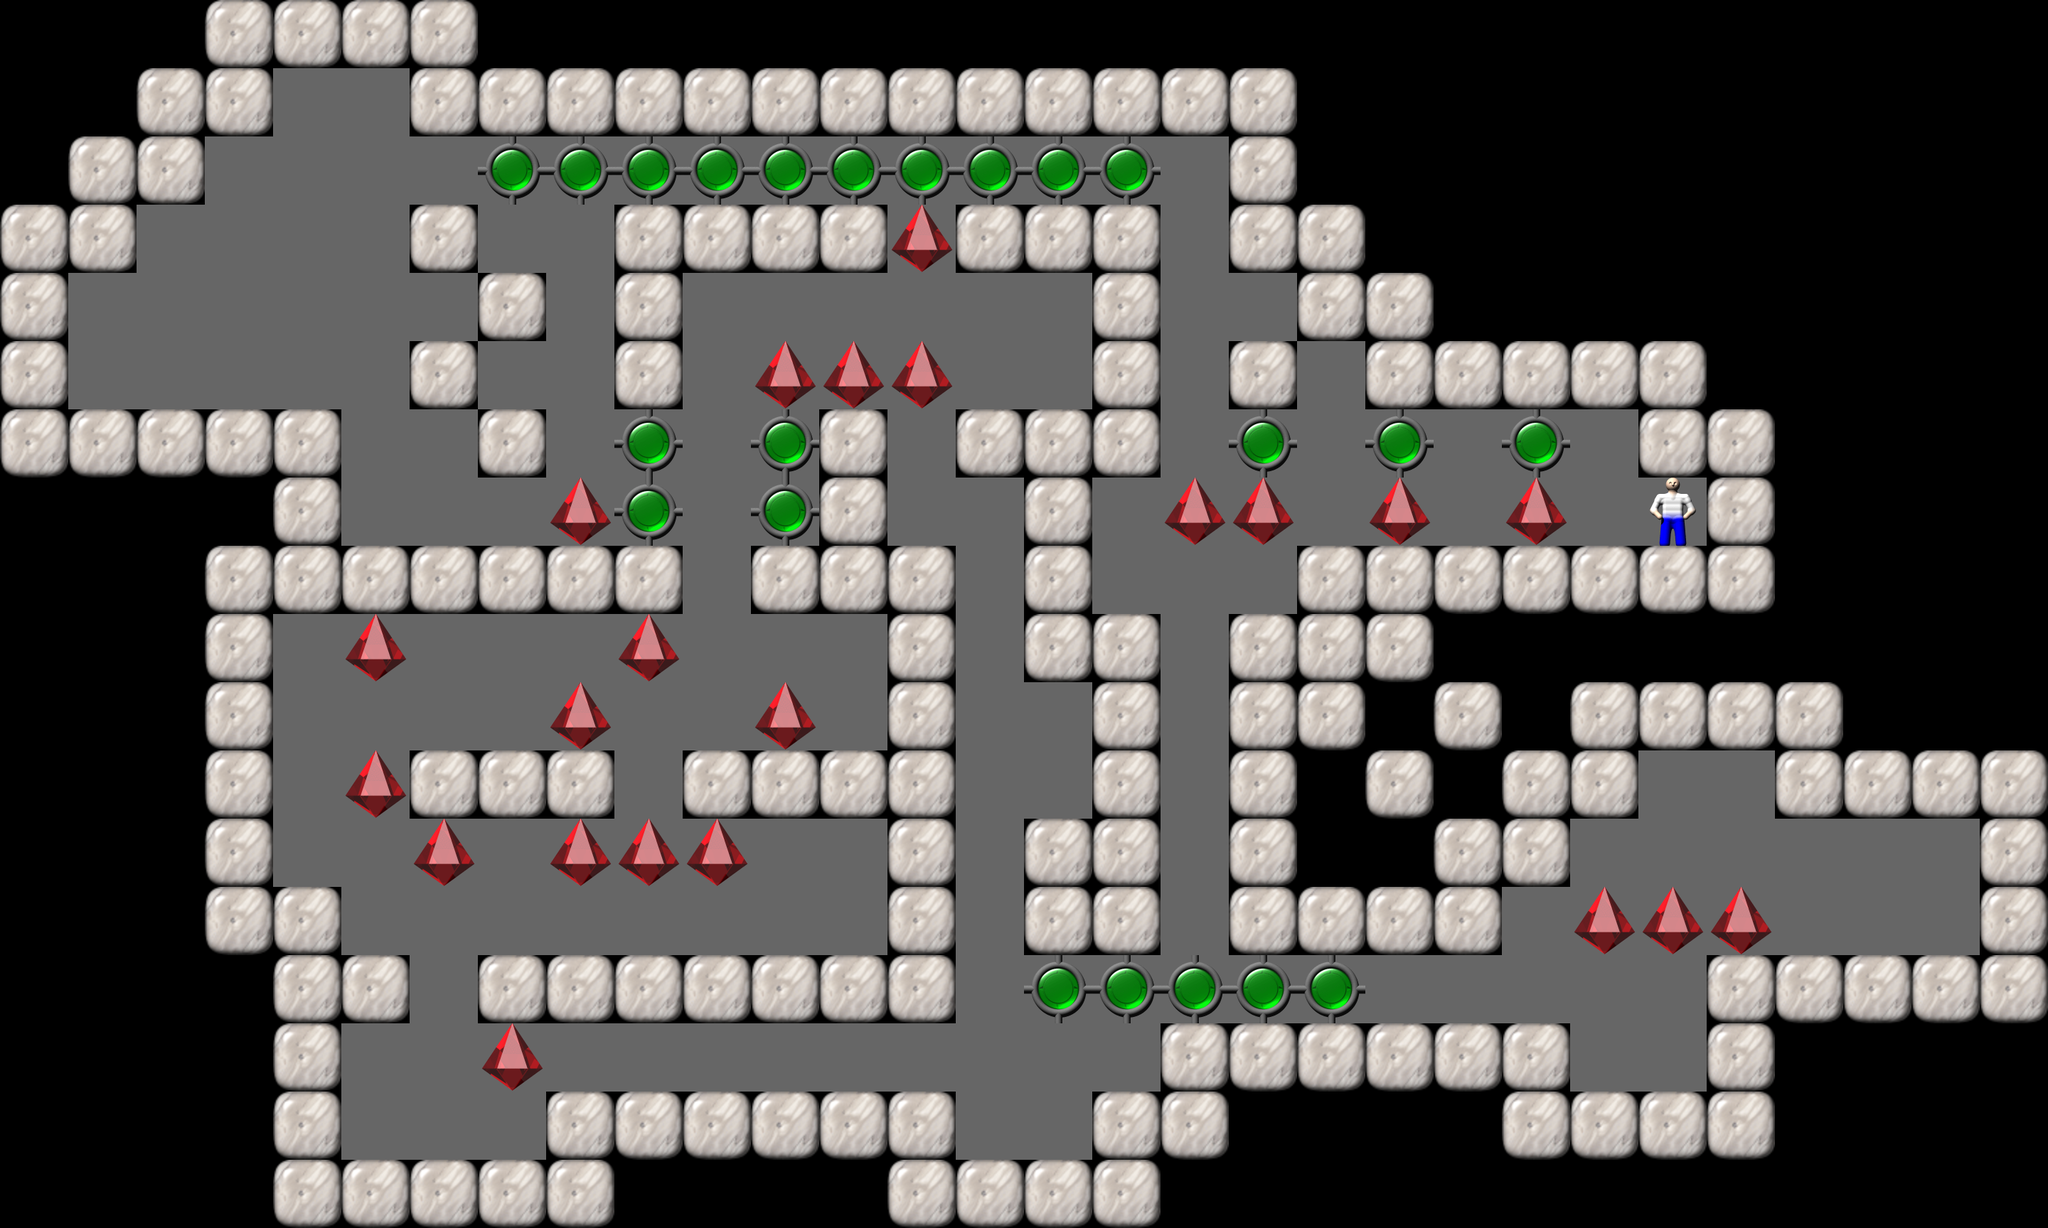

A level layout from a 2D game, rendered from its tile map. Below: a short description, then the map file with tile-grid data replaced by summaries:
An orthogonal 30x18 tile map with 96x96 px tiles, 1 tile layer (Tile Layer 1).

<map version="1.0" orientation="orthogonal" width="30" height="18" tilewidth="96" tileheight="96">
  <properties>
    <property name="Title" value="42" />
  </properties>
  <tileset source="Sokoban.tsx" firstgid="1" />
  <layer name="Tile Layer 1" width="30" height="18">
    <data>[540 cells, 540 non-empty, 6 distinct tile ids]</data>
  </layer>
</map>
